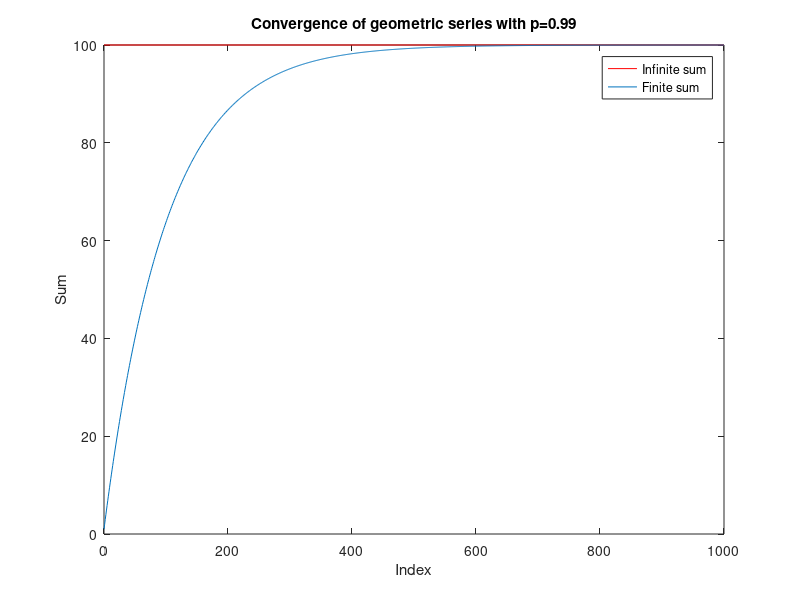
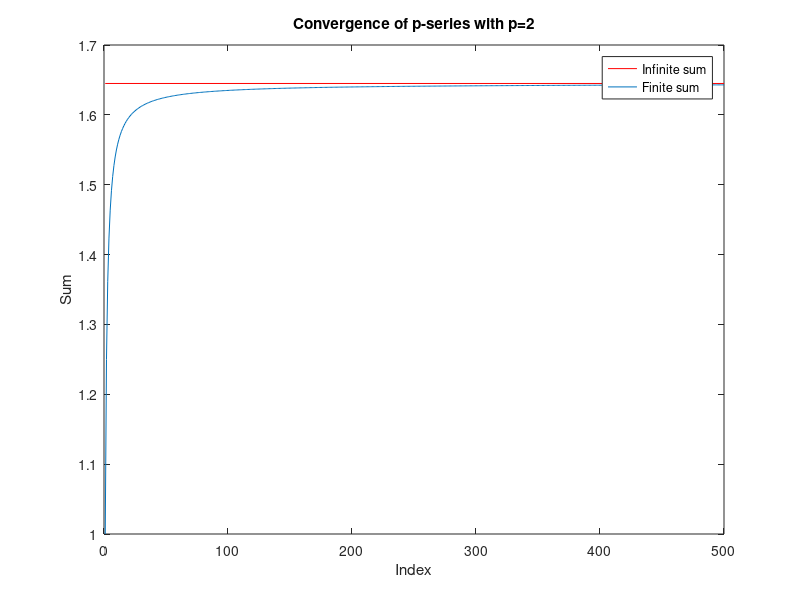

These charts were generated, in order, by the following MATLAB code:
% seriesConvergence
% this script plots two series to verify that they converge to the
% analytical value
% define the constants
p=0.99;
k=0:1000;
% calculate each term in the series
geomSeries=p.^k;
% calculate the infinite sum
theoreticalValue=1/(1-p);
% plot theory and cumulative sum
figure
plot([0 max(k)],theoreticalValue*ones(1,2),'r');
hold on
plot(k,cumsum(geomSeries));
xlabel('Index');
ylabel('Sum');
title(['Convergence of geometric series with p=' num2str(p)]);
legend('Infinite sum','Finite sum');
% define the new constants
p=2;
n=1:500;
% calculate each term in the p-series
pSeries=(1./n).^p;
% calculated theoretical answer, which is the solution to the baselproblem
baselValue=pi^2/6;
% plot theory and cumulative sum
figure
plot([1 max(n)],baselValue*ones(1,2),'r');
hold on
plot(n,cumsum(pSeries));
xlabel('Index');
ylabel('Sum');
title('Convergence of p-series with p=2');
legend('Infinite sum','Finite sum');